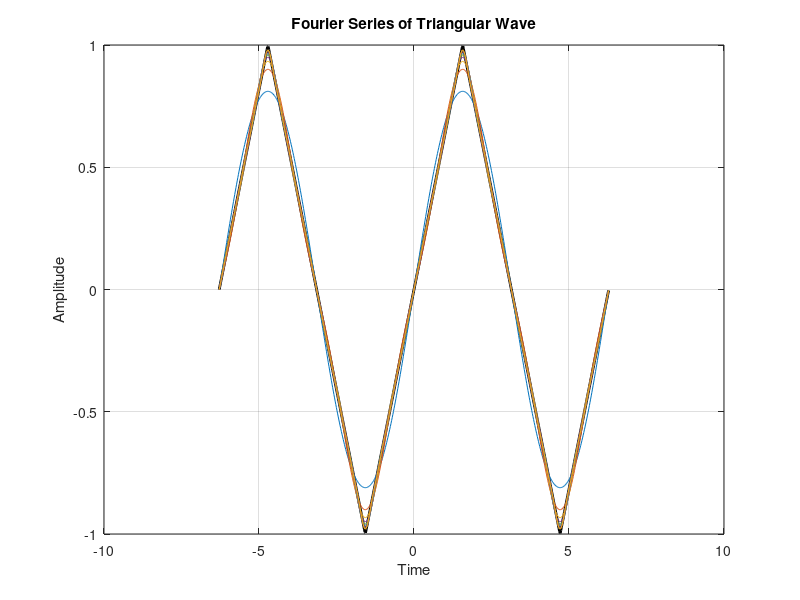

Write MATLAB code to recreate this figure.
clc;
clear;
close all;

t = -2*pi:0.02:2*pi;

a = [1 -1];
b1 = [1];

N = 10;

y3 = zeros(size(t));

figure(1);

original = (2/pi)*asin(sin(t));

plot(t,original,'k','LineWidth',2);
hold on;

for k = 1:N

    n = 2*k-1;

    y3 = y3 + (8/pi^2)*((-1)^(k-1))*sin(n*t)/(n^2);

    plot(t,y3);

    title('Fourier Series of Triangular Wave');
    xlabel('Time');
    ylabel('Amplitude');
    grid on;

    pause(1);

end
